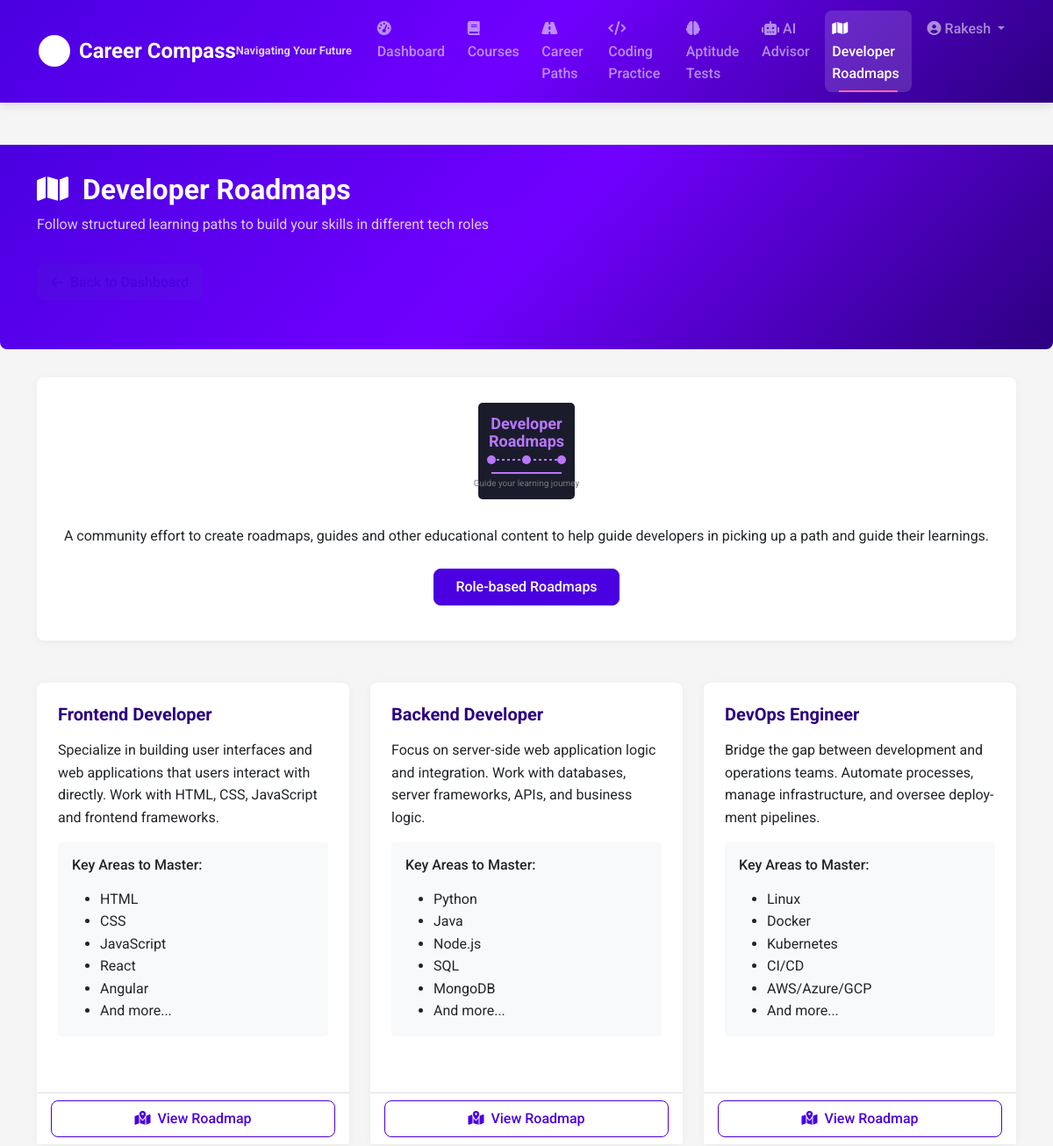
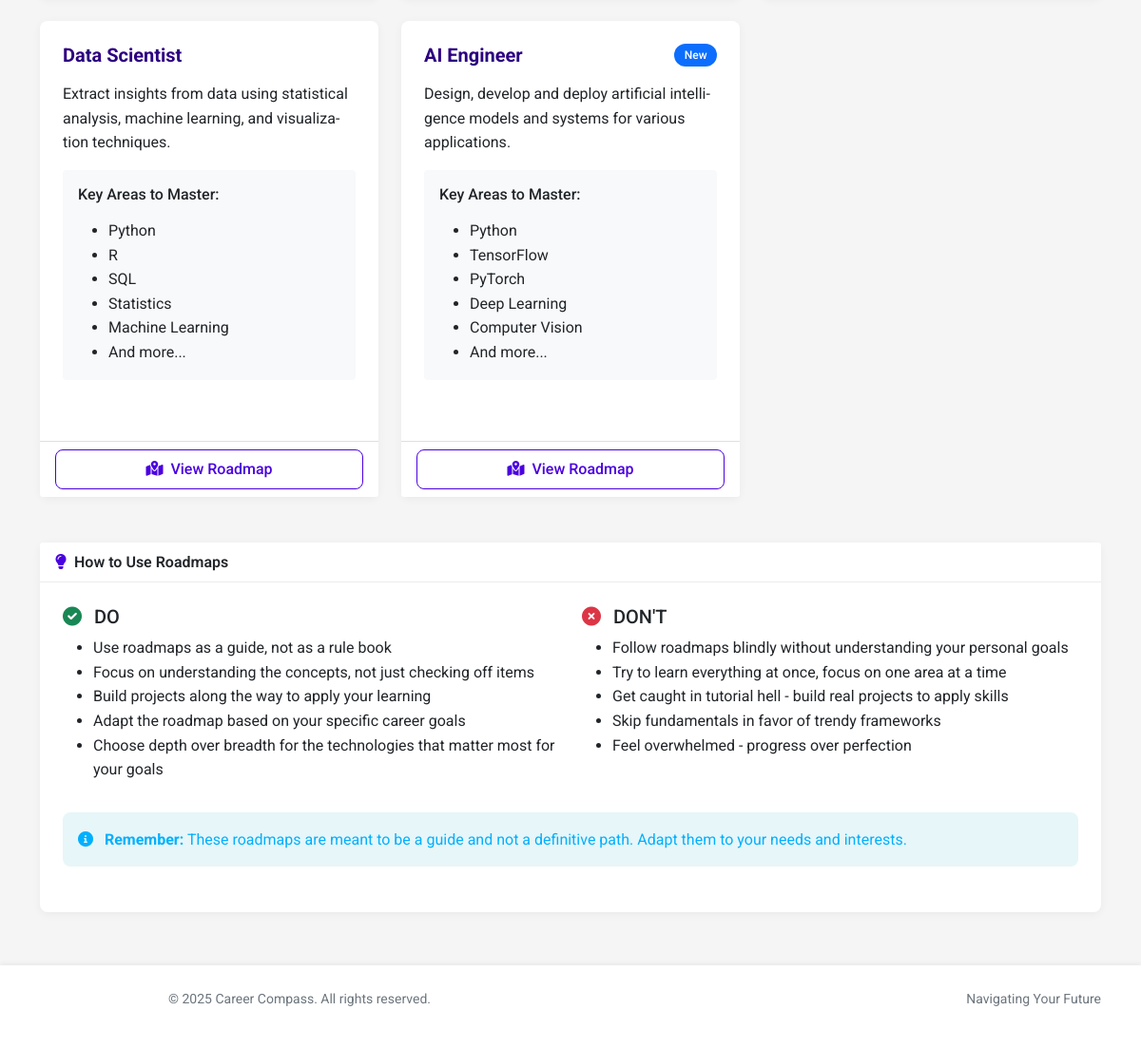
/developer-roadmaps (signed in), run on the app's committed database (2 pictures, top to bottom).
### models.py (models this page shows, shortened)
class User(UserMixin, db.Model):
    id = db.Column(db.Integer, primary_key=True)
    username = db.Column(db.String(64), unique=True, nullable=False)
    email = db.Column(db.String(120), unique=True, nullable=False)
    password_hash = db.Column(db.String(256), nullable=False)
    first_name = db.Column(db.String(64))
    last_name = db.Column(db.String(64))
    dob = db.Column(db.Date)
    institution = db.Column(db.String(128))
    major = db.Column(db.String(128))
    bio = db.Column(db.Text)
    reset_token = db.Column(db.String(100))
    reset_token_expiration = db.Column(db.DateTime)
    created_at = db.Column(db.DateTime, default=datetime.utcnow)
    profile = db.relationship('Profile', backref='user', uselist=False, cascade="all, delete-orphan")
    career_goals = db.relationship('CareerGoal', backref='user', lazy=True, cascade="all, delete-orphan")
    aptitude_tests = db.relationship('AptitudeTestResult', backref='user', lazy=True, cascade="all, delete-orphan")
    coding_solutions = db.relationship('CodingSolution', backref='user', lazy=True, cascade="all, delete-orphan")

class CareerPath(db.Model):
    id = db.Column(db.Integer, primary_key=True)
    name = db.Column(db.String(64), nullable=False)
    description = db.Column(db.Text)
    required_skills = db.Column(db.Text)  # Stored as comma-separated values
    recommended_courses = db.Column(db.Text)  # Stored as comma-separated course IDs
    job_outlook = db.Column(db.Text)
    created_at = db.Column(db.DateTime, default=datetime.utcnow)

### routes.py (the view)
    @app.route('/developer-roadmaps')
    @login_required
    def developer_roadmaps():
        roadmaps = CareerPath.query.all()
        return render_template(
            'developer_roadmaps.html',
            title='Developer Roadmaps',
            roadmaps=roadmaps
        )

### app.py (called while the page is built)
    @login_manager.user_loader
    def load_user(user_id):
        return User.query.get(int(user_id))

### templates/developer_roadmaps.html (shortened to what this page needs)
{% extends "layout.html" %}
{% block content %}
<div class="page-header" style="background: var(--gradient-primary);">
    <div class="container">
        <h1 class="page-title"><i class="fas fa-map me-2"></i> Developer Roadmaps</h1>
        <p class="page-subtitle">Follow structured learning paths to build your skills in different tech roles</p>
        <a href="{{ url_for('dashboard') }}" class="back-button mt-3">
            <i class="fas fa-arrow-left"></i> Back to Dashboard
        </a>
    </div>
</div>
<div class="container">
    <div class="row mb-4">
        <div class="col-12">
            <div class="card animate-fade-in">
                <div class="card-body">
                    <div class="text-center mb-4">
                        <svg xmlns="http://www.w3.org/2000/svg" width="120" height="120" viewBox="0 0 120 120">
                            <text x="60" y="35" fill="#b977ff" text-anchor="middle" font-size="18" font-weight="bold">Developer</text>
                            <text x="60" y="55" fill="#b977ff" text-anchor="middle" font-size="18" font-weight="bold">Roadmaps</text>
                            <text x="60" y="100" fill="#777" text-anchor="middle" font-size="10">Guide your learning journey</text>
                        </svg>
                    </div>
                    <p class="text-center mb-4">
                        A community effort to create roadmaps, guides and other educational content
                        to help guide developers in picking up a path and guide their learnings.
                    </p>
                    <div class="d-flex justify-content-center mb-3">
                        <button class="btn btn-primary px-4">
                            Role-based Roadmaps
                        </button>
                    </div>
                </div>
            </div>
        </div>
    </div>
    <div class="row">
        {% for roadmap in roadmaps %}
            <div class="col-lg-4 col-md-6 mb-4">
                <div class="card animate-fade-in h-100">
                    <div class="card-body">
                        <div class="d-flex justify-content-between align-items-center mb-3">
                            <h5 class="card-title mb-0">{{ roadmap.name }}</h5>
                            {% if roadmap.name == 'AI Engineer' %}
                                <span class="badge bg-primary">New</span>
                            {% endif %}
                        </div>
                        <p class="card-text">{{ roadmap.description }}</p>
                        <div class="roadmap-preview bg-light p-3 rounded mb-3">
                            <h6 class="mb-3">Key Areas to Master:</h6>
                            <ul class="mb-0">
                                {% for skill in roadmap.required_skills.split(',')[:5] %}
                                    <li>{{ skill.strip() }}</li>
                                {% endfor %}
                                {% if roadmap.required_skills.split(',')|length > 5 %}
                                    <li>And more...</li>
                                {% endif %}
                            </ul>
                        </div>
                    </div>
                    <div class="card-footer bg-white">
                        <div class="d-grid">
                            <button class="btn btn-outline-primary">
                                <i class="fas fa-map-marked-alt me-1"></i> View Roadmap
                            </button>
                        </div>
                    </div>
                </div>
            </div>
        {% endfor %}
    </div>
    <div class="row mt-4">
        <div class="col-12">
            <div class="card animate-fade-in">
                <div class="card-header">
                    <i class="fas fa-lightbulb"></i> How to Use Roadmaps
                </div>
                <div class="card-body">
                    <div class="row">
                        <div class="col-md-6">
                            <h5><i class="fas fa-check-circle text-success me-2"></i> DO</h5>
                            <ul>
                                <li>Use roadmaps as a guide, not as a rule book</li>
                                <li>Focus on understanding the concepts, not just checking off items</li>
                                <li>Build projects along the way to apply your learning</li>
                                <li>Adapt the roadmap based on your specific career goals</li>
                                <li>Choose depth over breadth for the technologies that matter most for your goals</li>
                            </ul>
                        </div>
                        <div class="col-md-6">
                            <h5><i class="fas fa-times-circle text-danger me-2"></i> DON'T</h5>
                            <ul>
                                <li>Follow roadmaps blindly without understanding your personal goals</li>
                                <li>Try to learn everything at once, focus on one area at a time</li>
                                <li>Get caught in tutorial hell - build real projects to apply skills</li>
                                <li>Skip fundamentals in favor of trendy frameworks</li>
                                <li>Feel overwhelmed - progress over perfection</li>
                            </ul>
                        </div>
                    </div>
                    <div class="alert alert-info mt-3">
                        <i class="fas fa-info-circle me-2"></i>
                        <strong>Remember:</strong> These roadmaps are meant to be a guide and not a definitive path. Adapt them to your needs and interests.
                    </div>
                </div>
            </div>
        </div>
    </div>
</div>
{% endblock %}

### templates/layout.html (shortened to what this page needs)
<!DOCTYPE html>
<html lang="en">
<head>
    <link href="https://cdn.jsdelivr.net/npm/bootstrap@5.1.3/dist/css/bootstrap.min.css" rel="stylesheet">
    <link rel="stylesheet" href="https://cdnjs.cloudflare.com/ajax/libs/font-awesome/6.0.0-beta3/css/all.min.css">
    <link rel="stylesheet" href="{{ url_for('static', filename='css/style.css') }}">
</head>
<body>
    <nav class="navbar navbar-expand-lg navbar-dark">
        <div class="container">
            <a class="navbar-brand" href="{{ url_for('index') }}">
                <img src="{{ url_for('static', filename='images/logo.svg') }}" alt="Career Compass Logo" width="40" height="40">
                Career Compass
                <span class="navbar-tagline">Navigating Your Future</span>
            </a>
            <div class="collapse navbar-collapse" id="navbarNav">
                <ul class="navbar-nav ms-auto">
                    {% if current_user.is_authenticated %}
                        <li class="nav-item">
                            <a class="nav-link {% if request.endpoint == 'dashboard' %}active{% endif %}" href="{{ url_for('dashboard') }}">
                                <i class="fas fa-tachometer-alt"></i> Dashboard
                            </a>
                        </li>
                        <li class="nav-item">
                            <a class="nav-link {% if request.endpoint == 'courses' %}active{% endif %}" href="{{ url_for('courses') }}">
                                <i class="fas fa-book"></i> Courses
                            </a>
                        </li>
                        <li class="nav-item">
                            <a class="nav-link {% if request.endpoint == 'career_paths' %}active{% endif %}" href="{{ url_for('career_paths') }}">
                                <i class="fas fa-road"></i> Career Paths
                            </a>
                        </li>
                        <li class="nav-item">
                            <a class="nav-link {% if request.endpoint == 'coding_practice' %}active{% endif %}" href="{{ url_for('coding_practice') }}">
                                <i class="fas fa-code"></i> Coding Practice
                            </a>
                        </li>
                        <li class="nav-item">
                            <a class="nav-link {% if request.endpoint == 'aptitude_tests' %}active{% endif %}" href="{{ url_for('aptitude_tests') }}">
                                <i class="fas fa-brain"></i> Aptitude Tests
                            </a>
                        </li>
                        <li class="nav-item">
                            <a class="nav-link {% if request.endpoint == 'ai_advisor' %}active{% endif %}" href="{{ url_for('ai_advisor') }}">
                                <i class="fas fa-robot"></i> AI Advisor
                            </a>
                        </li>
                        <li class="nav-item">
                            <a class="nav-link {% if request.endpoint == 'developer_roadmaps' %}active{% endif %}" href="{{ url_for('developer_roadmaps') }}">
                                <i class="fas fa-map"></i> Developer Roadmaps
                            </a>
                        </li>
                        <li class="nav-item dropdown">
                            <a class="nav-link dropdown-toggle" href="#" id="navbarDropdown" role="button" data-bs-toggle="dropdown">
                                <i class="fas fa-user-circle"></i> {{ current_user.username }}
                            </a>
                        </li>
                    {% endif %}
                </ul>
            </div>
        </div>
    </nav>
    <main class="main-container">
        {% block content %}{% endblock %}
    </main>
    <footer>
        <div class="container">
            <div class="row">
                <div class="col-md-6">
                    <p class="footer-text">
                        &copy; 2025 Career Compass. All rights reserved.
                    </p>
                </div>
                <div class="col-md-6 text-md-end">
                    <p class="footer-text">
                        Navigating Your Future
                    </p>
                </div>
            </div>
        </div>
    </footer>
</body>
</html>

### data on the page
User: username "Rakesh"
CareerPath: name "Frontend Developer", description "Specialize in building user interfaces and web applications that users interact with directly. Work with HTML, CSS, JavaScript and frontend frameworks.", strip "HTML" "CSS" "JavaScript" "React" "Angular", shows "And more..."
CareerPath: name "Backend Developer", description "Focus on server-side web application logic and integration. Work with databases, server frameworks, APIs, and business logic.", strip "Python" "Java" "Node.js" "SQL" "MongoDB", shows "And more..."
CareerPath: name "DevOps Engineer", description "Bridge the gap between development and operations teams. Automate processes, manage infrastructure, and oversee deployment pipelines.", strip "Linux" "Docker" "Kubernetes" "CI/CD" "AWS/Azure/GCP", shows "And more..."
CareerPath: name "Data Scientist", description "Extract insights from data using statistical analysis, machine learning, and visualization techniques.", strip "Python" "R" "SQL" "Statistics" "Machine Learning", shows "And more..."
CareerPath: name "AI Engineer", shows "New", description "Design, develop and deploy artificial intelligence models and systems for various applications.", strip "Python" "TensorFlow" "PyTorch" "Deep Learning" "Computer Vision", shows "And more..."
